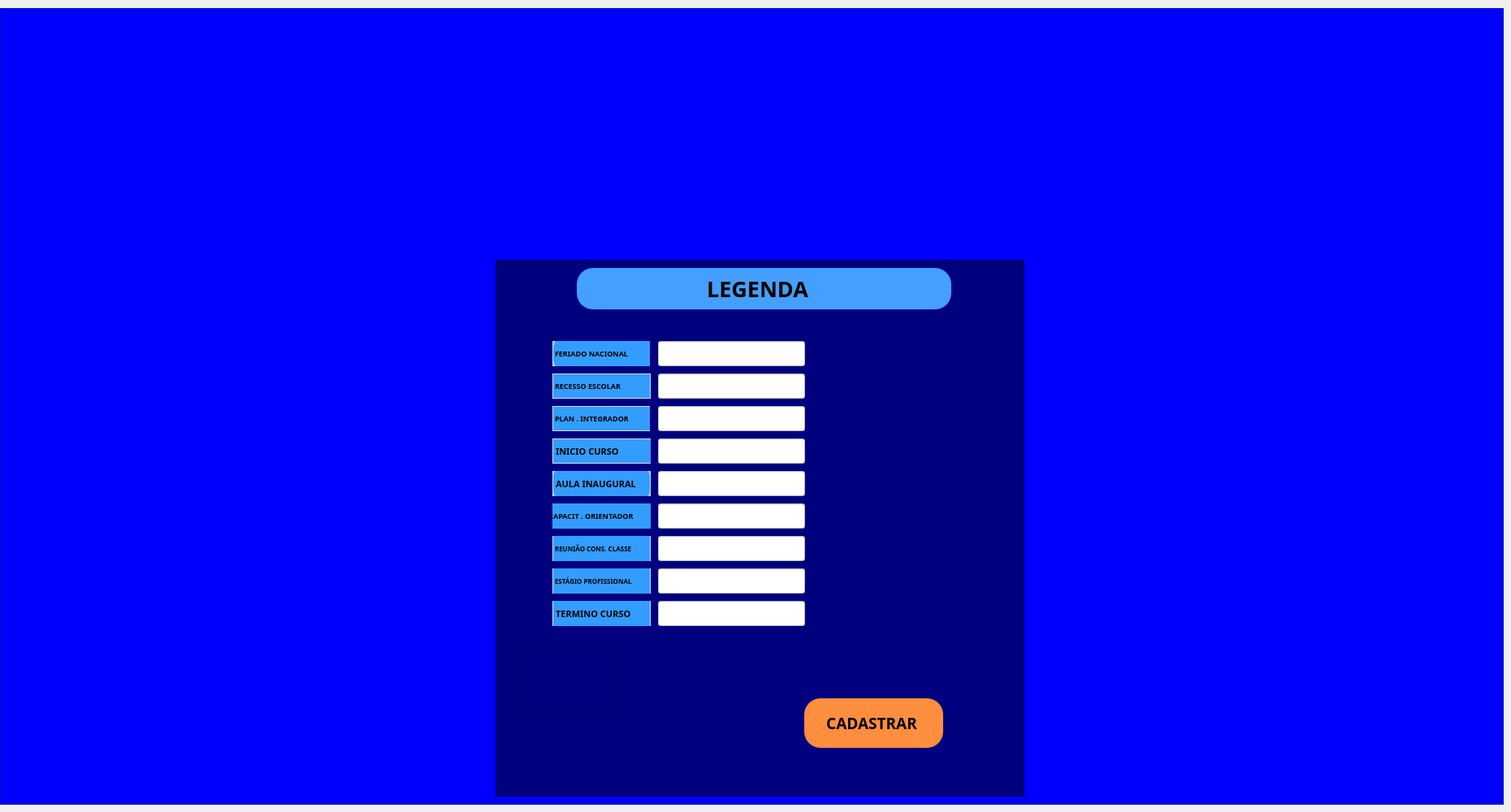
    <widget class="QWidget" name="B">
     <property name="whatsThis">
      <string>&lt;html&gt;&lt;head/&gt;&lt;body&gt;&lt;p&gt;GJHGMHJJH,&lt;/p&gt;&lt;/body&gt;&lt;/html&gt;</string>
     </property>
     <attribute name="title">
      <string>Tab 2</string>
     </attribute>
     <widget class="QFrame" name="frame_6">
      <property name="geometry">
       <rect>
        <x>0</x>
        <y>10</y>
        <width>1851</width>
        <height>981</height>
       </rect>
      </property>
      <property name="styleSheet">
       <string notr="true">background-color: rgb(0, 0, 0);
background-color: rgb(0, 0, 255);</string>
      </property>
      <property name="frameShape">
       <enum>QFrame::StyledPanel</enum>
      </property>
      <property name="frameShadow">
       <enum>QFrame::Raised</enum>
      </property>
      <widget class="QLabel" name="label_3">
       <property name="geometry">
        <rect>
         <x>90</x>
         <y>10</y>
         <width>1621</width>
         <height>291</height>
        </rect>
       </property>
       <property name="text">
        <string/>
       </property>
       <property name="pixmap">
        <pixmap>../Icon, itens e etc/banner_senac_v2.png</pixmap>
       </property>
      </widget>
      <widget class="QFrame" name="frame_19">
       <property name="geometry">
        <rect>
         <x>610</x>
         <y>310</y>
         <width>651</width>
         <height>661</height>
        </rect>
       </property>
       <property name="styleSheet">
        <string notr="true">background-color: rgb(0, 0, 127);</string>
       </property>
       <property name="frameShape">
        <enum>QFrame::StyledPanel</enum>
       </property>
       <property name="frameShadow">
        <enum>QFrame::Raised</enum>
       </property>
       <widget class="QFrame" name="frame_20">
        <property name="geometry">
         <rect>
          <x>100</x>
          <y>10</y>
          <width>461</width>
          <height>51</height>
         </rect>
        </property>
        <property name="styleSheet">
         <string notr="true">background-color: rgb(69, 159, 255);
    border-radius: 20px;
</string>
        </property>
        <property name="frameShape">
         <enum>QFrame::StyledPanel</enum>
        </property>
        <property name="frameShadow">
         <enum>QFrame::Raised</enum>
        </property>
        <widget class="QLabel" name="label_14">
         <property name="geometry">
          <rect>
           <x>160</x>
           <y>0</y>
           <width>251</width>
           <height>51</height>
          </rect>
         </property>
         <property name="font">
          <font>
           <family>Arial Black</family>
           <pointsize>20</pointsize>
           <weight>75</weight>
           <bold>true</bold>
          </font>
         </property>
         <property name="text">
          <string>LEGENDA</string>
         </property>
        </widget>
       </widget>
       <widget class="QFrame" name="frame_21">
        <property name="geometry">
         <rect>
          <x>70</x>
          <y>140</y>
          <width>121</width>
          <height>31</height>
         </rect>
        </property>
        <property name="styleSheet">
         <string notr="true">QFrame {
  background-color: rgb(51, 157, 255);
    background-image: url(:/logo/banner_senac_v2.png);
    background-repeat: no-repeat;
    background-position: center;

    border: 1px solid #D5DCE5;
    border-radius: 18px;
}</string>
        </property>
        <property name="frameShape">
         <enum>QFrame::StyledPanel</enum>
        </property>
        <property name="frameShadow">
         <enum>QFrame::Raised</enum>
        </property>
        <widget class="QLabel" name="label_16">
         <property name="geometry">
          <rect>
           <x>0</x>
           <y>0</y>
           <width>121</width>
           <height>31</height>
          </rect>
         </property>
         <property name="font">
          <font>
           <family>Arial Black</family>
           <pointsize>7</pointsize>
           <weight>75</weight>
           <bold>true</bold>
          </font>
         </property>
         <property name="text">
          <string>RECESSO ESCOLAR</string>
         </property>
        </widget>
       </widget>
       <widget class="QFrame" name="frame_22">
        <property name="geometry">
         <rect>
          <x>30</x>
          <y>470</y>
          <width>120</width>
          <height>80</height>
         </rect>
        </property>
        <property name="frameShape">
         <enum>QFrame::StyledPanel</enum>
        </property>
        <property name="frameShadow">
         <enum>QFrame::Raised</enum>
        </property>
       </widget>
       <widget class="QFrame" name="frame_23">
        <property name="geometry">
         <rect>
          <x>70</x>
          <y>100</y>
          <width>120</width>
          <height>31</height>
         </rect>
        </property>
        <property name="styleSheet">
         <string notr="true">QFrame {
   
	background-color: rgb(51, 157, 255);
    background-image: url(:/logo/banner_senac_v2.png);
    background-repeat: no-repeat;
    background-position: center;

    border: 1px solid #D5DCE5;
  border-radius: 20px;
}</string>
        </property>
        <property name="frameShape">
         <enum>QFrame::StyledPanel</enum>
        </property>
        <property name="frameShadow">
         <enum>QFrame::Raised</enum>
        </property>
        <widget class="QLabel" name="label_17">
         <property name="geometry">
          <rect>
           <x>0</x>
           <y>-10</y>
           <width>131</width>
           <height>51</height>
          </rect>
         </property>
         <property name="font">
          <font>
           <family>Arial Black</family>
           <pointsize>7</pointsize>
           <weight>75</weight>
           <bold>true</bold>
          </font>
         </property>
         <property name="text">
          <string>FERIADO NACIONAL</string>
         </property>
        </widget>
       </widget>
       <widget class="QFrame" name="frame_24">
        <property name="geometry">
         <rect>
          <x>70</x>
          <y>180</y>
          <width>120</width>
          <height>31</height>
         </rect>
        </property>
        <property name="styleSheet">
         <string notr="true">QFrame {
  background-color: rgb(51, 157, 255);
    background-image: url(:/logo/banner_senac_v2.png);
    background-repeat: no-repeat;
    background-position: center;

    border: 1px solid #D5DCE5;
    border-radius: 18px;
}</string>
        </property>
        <property name="frameShape">
         <enum>QFrame::StyledPanel</enum>
        </property>
        <property name="frameShadow">
         <enum>QFrame::Raised</enum>
        </property>
        <widget class="QLabel" name="label_18">
         <property name="geometry">
          <rect>
           <x>0</x>
           <y>0</y>
           <width>121</width>
           <height>31</height>
          </rect>
         </property>
         <property name="font">
          <font>
           <family>Arial Black</family>
           <pointsize>7</pointsize>
           <weight>75</weight>
           <bold>true</bold>
          </font>
         </property>
         <property name="text">
          <string>PLAN . INTEGRADOR</string>
         </property>
        </widget>
       </widget>
       <widget class="QFrame" name="frame_25">
        <property name="geometry">
         <rect>
          <x>70</x>
          <y>220</y>
          <width>121</width>
          <height>31</height>
         </rect>
        </property>
        <property name="styleSheet">
         <string notr="true">QFrame {
    background-color: rgb(51, 157, 255);
    background-image: url(:/logo/banner_senac_v2.png);
    background-repeat: no-repeat;
    background-position: center;

    border: 1px solid #D5DCE5;
    border-radius: 18px;
}</string>
        </property>
        <property name="frameShape">
         <enum>QFrame::StyledPanel</enum>
        </property>
        <property name="frameShadow">
         <enum>QFrame::Raised</enum>
        </property>
        <widget class="QLabel" name="label_19">
         <property name="geometry">
          <rect>
           <x>0</x>
           <y>0</y>
           <width>131</width>
           <height>31</height>
          </rect>
         </property>
         <property name="font">
          <font>
           <family>Arial Black</family>
           <pointsize>8</pointsize>
           <weight>75</weight>
           <bold>true</bold>
          </font>
         </property>
         <property name="text">
          <string>INICIO CURSO</string>
         </property>
        </widget>
       </widget>
       <widget class="QFrame" name="frame_26">
        <property name="geometry">
         <rect>
          <x>70</x>
          <y>260</y>
          <width>121</width>
          <height>31</height>
         </rect>
        </property>
        <property name="styleSheet">
         <string notr="true">QFrame {
   background-color: rgb(51, 157, 255);
    background-image: url(:/logo/banner_senac_v2.png);
    background-repeat: no-repeat;
    background-position: center;

    border: 1px solid #D5DCE5;
    border-radius: 18px;
}</string>
        </property>
        <property name="frameShape">
         <enum>QFrame::StyledPanel</enum>
        </property>
        <property name="frameShadow">
         <enum>QFrame::Raised</enum>
        </property>
        <widget class="QLabel" name="label_20">
         <property name="geometry">
          <rect>
           <x>0</x>
           <y>-10</y>
           <width>121</width>
           <height>51</height>
          </rect>
         </property>
         <property name="font">
          <font>
           <family>Arial Black</family>
           <pointsize>8</pointsize>
           <weight>75</weight>
           <bold>true</bold>
          </font>
         </property>
         <property name="text">
          <string>AULA INAUGURAL</string>
         </property>
        </widget>
       </widget>
       <widget class="QLineEdit" name="lineEdit_10">
        <property name="geometry">
         <rect>
          <x>200</x>
          <y>260</y>
          <width>181</width>
          <height>31</height>
         </rect>
        </property>
        <property name="styleSheet">
         <string notr="true">background-color: rgb(255, 255, 255);</string>
        </property>
        <property name="text">
         <string/>
        </property>
       </widget>
       <widget class="QLineEdit" name="lineEdit_11">
        <property name="geometry">
         <rect>
          <x>200</x>
          <y>220</y>
          <width>181</width>
          <height>31</height>
         </rect>
        </property>
        <property name="styleSheet">
         <string notr="true">background-color: rgb(255, 255, 255);</string>
        </property>
        <property name="text">
         <string/>
        </property>
       </widget>
       <widget class="QLineEdit" name="lineEdit_12">
        <property name="geometry">
         <rect>
          <x>200</x>
          <y>180</y>
          <width>181</width>
          <height>31</height>
         </rect>
        </property>
        <property name="styleSheet">
         <string notr="true">background-color: rgb(255, 255, 255);</string>
        </property>
        <property name="text">
         <string/>
        </property>
       </widget>
       <widget class="QLineEdit" name="lineEdit_13">
        <property name="geometry">
         <rect>
          <x>200</x>
          <y>140</y>
          <width>181</width>
          <height>31</height>
         </rect>
        </property>
        <property name="styleSheet">
         <string notr="true">background-color: rgb(255, 255, 255);</string>
        </property>
        <property name="text">
         <string/>
        </property>
       </widget>
       <widget class="QLineEdit" name="lineEdit_14">
        <property name="geometry">
         <rect>
          <x>200</x>
          <y>100</y>
          <width>181</width>
          <height>31</height>
         </rect>
        </property>
        <property name="styleSheet">
         <string notr="true">background-color: rgb(255, 255, 255);</string>
        </property>
        <property name="text">
         <string/>
        </property>
       </widget>
       <widget class="QPushButton" name="pushButton_3">
        <property name="geometry">
         <rect>
          <x>380</x>
          <y>540</y>
          <width>171</width>
          <height>61</height>
         </rect>
        </property>
        <property name="font">
         <font>
          <family>Arial Black</family>
          <pointsize>14</pointsize>
          <weight>75</weight>
          <bold>true</bold>
         </font>
        </property>
        <property name="styleSheet">
         <string notr="true">background-color: rgb(69, 159, 255);
background-color: rgb(255, 142, 62);
    border-radius: 20px;</string>
        </property>
        <property name="text">
         <string>CADASTRAR </string>
        </property>
       </widget>
       <widget class="QLineEdit" name="lineEdit_15">
        <property name="geometry">
         <rect>
          <x>200</x>
          <y>300</y>
          <width>181</width>
          <height>31</height>
         </rect>
        </property>
        <property name="styleSheet">
         <string notr="true">background-color: rgb(255, 255, 255);</string>
        </property>
        <property name="text">
         <string/>
        </property>
       </widget>
       <widget class="QLineEdit" name="lineEdit_16">
        <property name="geometry">
         <rect>
          <x>200</x>
          <y>340</y>
          <width>181</width>
          <height>31</height>
         </rect>
        </property>
        <property name="styleSheet">
         <string notr="true">background-color: rgb(255, 255, 255);</string>
        </property>
        <property name="text">
         <string/>
        </property>
       </widget>
       <widget class="QLineEdit" name="lineEdit_18">
        <property name="geometry">
         <rect>
          <x>200</x>
          <y>380</y>
          <width>181</width>
          <height>31</height>
         </rect>
        </property>
        <property name="styleSheet">
         <string notr="true">background-color: rgb(255, 255, 255);</string>
        </property>
        <property name="text">
         <string/>
        </property>
       </widget>
       <widget class="QLineEdit" name="lineEdit_19">
        <property name="geometry">
         <rect>
          <x>200</x>
          <y>420</y>
          <width>181</width>
          <height>31</height>
         </rect>
        </property>
        <property name="styleSheet">
         <string notr="true">background-color: rgb(255, 255, 255);</string>
        </property>
        <property name="text">
         <string/>
        </property>
       </widget>
       <widget class="QFrame" name="frame_27">
        <property name="geometry">
         <rect>
          <x>70</x>
          <y>300</y>
          <width>121</width>
          <height>31</height>
         </rect>
        </property>
        <property name="styleSheet">
         <string notr="true">QFrame {
   background-color: rgb(51, 157, 255);
    background-image: url(:/logo/banner_senac_v2.png);
    background-repeat: no-repeat;
    background-position: center;

    border: 1px solid #D5DCE5;
    border-radius: 18px;
}</string>
        </property>
        <property name="frameShape">
         <enum>QFrame::StyledPanel</enum>
        </property>
        <property name="frameShadow">
         <enum>QFrame::Raised</enum>
        </property>
        <widget class="QLabel" name="label_21">
         <property name="geometry">
          <rect>
           <x>-10</x>
           <y>-20</y>
           <width>141</width>
           <height>71</height>
          </rect>
         </property>
         <property name="font">
          <font>
           <family>Arial Black</family>
           <pointsize>7</pointsize>
           <weight>75</weight>
           <bold>true</bold>
          </font>
         </property>
         <property name="text">
          <string> CAPACIT . ORIENTADOR</string>
         </property>
        </widget>
       </widget>
       <widget class="QFrame" name="frame_28">
        <property name="geometry">
         <rect>
          <x>70</x>
          <y>340</y>
          <width>121</width>
          <height>31</height>
         </rect>
        </property>
        <property name="styleSheet">
         <string notr="true">QFrame {
   background-color: rgb(51, 157, 255);
    background-image: url(:/logo/banner_senac_v2.png);
    background-repeat: no-repeat;
    background-position: center;

    border: 1px solid #D5DCE5;
    border-radius: 18px;
}</string>
        </property>
        <property name="frameShape">
         <enum>QFrame::StyledPanel</enum>
        </property>
        <property name="frameShadow">
         <enum>QFrame::Raised</enum>
        </property>
        <widget class="QLabel" name="label_22">
         <property name="geometry">
          <rect>
           <x>0</x>
           <y>-20</y>
           <width>121</width>
           <height>71</height>
          </rect>
         </property>
         <property name="font">
          <font>
           <family>Arial Black</family>
           <pointsize>6</pointsize>
           <weight>75</weight>
           <bold>true</bold>
          </font>
         </property>
         <property name="text">
          <string>REUNIÃO CONS. CLASSE</string>
         </property>
        </widget>
       </widget>
       <widget class="QFrame" name="frame_30">
        <property name="geometry">
         <rect>
          <x>70</x>
          <y>380</y>
          <width>121</width>
          <height>31</height>
         </rect>
        </property>
        <property name="styleSheet">
         <string notr="true">QFrame {
   background-color: rgb(51, 157, 255);
    background-image: url(:/logo/banner_senac_v2.png);
    background-repeat: no-repeat;
    background-position: center;

    border: 1px solid #D5DCE5;
    border-radius: 18px;
}</string>
        </property>
        <property name="frameShape">
         <enum>QFrame::StyledPanel</enum>
        </property>
        <property name="frameShadow">
         <enum>QFrame::Raised</enum>
        </property>
        <widget class="QLabel" name="label_23">
         <property name="geometry">
          <rect>
           <x>0</x>
           <y>-20</y>
           <width>121</width>
           <height>71</height>
          </rect>
         </property>
         <property name="font">
          <font>
           <family>Arial Black</family>
           <pointsize>6</pointsize>
           <weight>75</weight>
           <bold>true</bold>
          </font>
         </property>
         <property name="text">
          <string>ESTÁGIO PROFISSIONAL</string>
         </property>
        </widget>
       </widget>
       <widget class="QFrame" name="frame_31">
        <property name="geometry">
         <rect>
          <x>70</x>
          <y>420</y>
          <width>121</width>
          <height>31</height>
         </rect>
        </property>
        <property name="styleSheet">
         <string notr="true">QFrame {
   background-color: rgb(51, 157, 255);
    background-image: url(:/logo/banner_senac_v2.png);
    background-repeat: no-repeat;
    background-position: center;

    border: 1px solid #D5DCE5;
    border-radius: 18px;
}</string>
        </property>
        <property name="frameShape">
         <enum>QFrame::StyledPanel</enum>
        </property>
        <property name="frameShadow">
         <enum>QFrame::Raised</enum>
        </property>
        <widget class="QLabel" name="label_24">
         <property name="geometry">
          <rect>
           <x>0</x>
           <y>-20</y>
           <width>121</width>
           <height>71</height>
          </rect>
         </property>
         <property name="font">
          <font>
           <family>Arial Black</family>
           <pointsize>8</pointsize>
           <weight>75</weight>
           <bold>true</bold>
          </font>
         </property>
         <property name="text">
          <string>TERMINO CURSO</string>
         </property>
        </widget>
       </widget>
      </widget>
     </widget>
    </widget>
